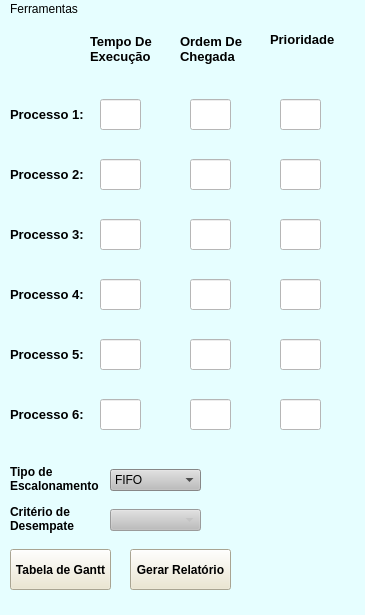
<?xml version="1.0" encoding="UTF-8"?>
<ui version="4.0">
 <class>Processos4</class>
 <widget class="QMainWindow" name="Processos4">
  <property name="geometry">
   <rect>
    <x>0</x>
    <y>0</y>
    <width>365</width>
    <height>615</height>
   </rect>
  </property>
  <property name="minimumSize">
   <size>
    <width>365</width>
    <height>615</height>
   </size>
  </property>
  <property name="maximumSize">
   <size>
    <width>365</width>
    <height>615</height>
   </size>
  </property>
  <property name="windowTitle">
   <string>Calculo de Processos</string>
  </property>
  <property name="windowIcon">
   <iconset>
    <normaloff>PipesTransparent.png</normaloff>PipesTransparent.png</iconset>
  </property>
  <property name="styleSheet">
   <string notr="true">background-color: rgb(230, 254, 255);
gridline-color: rgb(255, 255, 255);
selection-background-color: rgb(193, 255, 179);
selection-color: rgb(0, 0, 0);
border-bottom-color: rgb(255, 255, 255);</string>
  </property>
  <widget class="QWidget" name="centralwidget">
   <widget class="QLabel" name="P1">
    <property name="geometry">
     <rect>
      <x>10</x>
      <y>80</y>
      <width>91</width>
      <height>31</height>
     </rect>
    </property>
    <property name="font">
     <font>
      <pointsize>10</pointsize>
      <weight>75</weight>
      <bold>true</bold>
     </font>
    </property>
    <property name="text">
     <string>Processo 1:</string>
    </property>
   </widget>
   <widget class="QLineEdit" name="TempoExecucao_1">
    <property name="geometry">
     <rect>
      <x>100</x>
      <y>80</y>
      <width>41</width>
      <height>31</height>
     </rect>
    </property>
    <property name="styleSheet">
     <string notr="true">background-color: rgb(255, 255, 255);</string>
    </property>
   </widget>
   <widget class="QLineEdit" name="OrdemChegada_1">
    <property name="geometry">
     <rect>
      <x>190</x>
      <y>80</y>
      <width>41</width>
      <height>31</height>
     </rect>
    </property>
    <property name="styleSheet">
     <string notr="true">background-color: rgb(255, 255, 255);</string>
    </property>
   </widget>
   <widget class="QLineEdit" name="Prioridade_1">
    <property name="geometry">
     <rect>
      <x>280</x>
      <y>80</y>
      <width>41</width>
      <height>31</height>
     </rect>
    </property>
    <property name="styleSheet">
     <string notr="true">background-color: rgb(255, 255, 255);</string>
    </property>
   </widget>
   <widget class="QLabel" name="label_2">
    <property name="geometry">
     <rect>
      <x>90</x>
      <y>10</y>
      <width>71</width>
      <height>41</height>
     </rect>
    </property>
    <property name="font">
     <font>
      <pointsize>10</pointsize>
      <weight>75</weight>
      <bold>true</bold>
     </font>
    </property>
    <property name="text">
     <string>&lt;html&gt;&lt;head/&gt;&lt;body&gt;&lt;p&gt;Tempo De&lt;br/&gt;Execução&lt;/p&gt;&lt;/body&gt;&lt;/html&gt;</string>
    </property>
   </widget>
   <widget class="QLabel" name="label_4">
    <property name="geometry">
     <rect>
      <x>180</x>
      <y>10</y>
      <width>71</width>
      <height>41</height>
     </rect>
    </property>
    <property name="font">
     <font>
      <pointsize>10</pointsize>
      <weight>75</weight>
      <bold>true</bold>
     </font>
    </property>
    <property name="text">
     <string>&lt;html&gt;&lt;head/&gt;&lt;body&gt;&lt;p&gt;Ordem De &lt;br/&gt;Chegada&lt;/p&gt;&lt;/body&gt;&lt;/html&gt;</string>
    </property>
   </widget>
   <widget class="QLabel" name="label_6">
    <property name="geometry">
     <rect>
      <x>270</x>
      <y>0</y>
      <width>71</width>
      <height>41</height>
     </rect>
    </property>
    <property name="font">
     <font>
      <pointsize>10</pointsize>
      <weight>75</weight>
      <bold>true</bold>
     </font>
    </property>
    <property name="text">
     <string>Prioridade</string>
    </property>
   </widget>
   <widget class="QComboBox" name="TipoEscala">
    <property name="geometry">
     <rect>
      <x>110</x>
      <y>450</y>
      <width>91</width>
      <height>22</height>
     </rect>
    </property>
    <property name="styleSheet">
     <string notr="true">background-color: rgb(189, 189, 189);</string>
    </property>
    <item>
     <property name="text">
      <string>FIFO</string>
     </property>
    </item>
    <item>
     <property name="text">
      <string>SJF</string>
     </property>
    </item>
    <item>
     <property name="text">
      <string>Por Prioridade</string>
     </property>
    </item>
   </widget>
   <widget class="QPushButton" name="GerarTabela">
    <property name="geometry">
     <rect>
      <x>10</x>
      <y>530</y>
      <width>101</width>
      <height>41</height>
     </rect>
    </property>
    <property name="font">
     <font>
      <weight>75</weight>
      <bold>true</bold>
     </font>
    </property>
    <property name="styleSheet">
     <string notr="true">background-color: rgb(236, 230, 204);</string>
    </property>
    <property name="text">
     <string>Tabela de Gantt</string>
    </property>
   </widget>
   <widget class="QPushButton" name="GerarRelatorio">
    <property name="geometry">
     <rect>
      <x>130</x>
      <y>530</y>
      <width>101</width>
      <height>41</height>
     </rect>
    </property>
    <property name="font">
     <font>
      <weight>75</weight>
      <bold>true</bold>
     </font>
    </property>
    <property name="styleSheet">
     <string notr="true">background-color: rgb(236, 230, 204);</string>
    </property>
    <property name="text">
     <string>Gerar Relatório</string>
    </property>
   </widget>
   <widget class="QLabel" name="P2">
    <property name="geometry">
     <rect>
      <x>10</x>
      <y>140</y>
      <width>91</width>
      <height>31</height>
     </rect>
    </property>
    <property name="font">
     <font>
      <pointsize>10</pointsize>
      <weight>75</weight>
      <bold>true</bold>
     </font>
    </property>
    <property name="text">
     <string>Processo 2:</string>
    </property>
   </widget>
   <widget class="QLineEdit" name="TempoExecucao_2">
    <property name="geometry">
     <rect>
      <x>100</x>
      <y>140</y>
      <width>41</width>
      <height>31</height>
     </rect>
    </property>
    <property name="styleSheet">
     <string notr="true">background-color: rgb(255, 255, 255);</string>
    </property>
   </widget>
   <widget class="QLineEdit" name="Prioridade_2">
    <property name="geometry">
     <rect>
      <x>280</x>
      <y>140</y>
      <width>41</width>
      <height>31</height>
     </rect>
    </property>
    <property name="styleSheet">
     <string notr="true">background-color: rgb(255, 255, 255);</string>
    </property>
   </widget>
   <widget class="QLineEdit" name="OrdemChegada_2">
    <property name="geometry">
     <rect>
      <x>190</x>
      <y>140</y>
      <width>41</width>
      <height>31</height>
     </rect>
    </property>
    <property name="styleSheet">
     <string notr="true">background-color: rgb(255, 255, 255);</string>
    </property>
   </widget>
   <widget class="QLabel" name="P3">
    <property name="geometry">
     <rect>
      <x>10</x>
      <y>200</y>
      <width>91</width>
      <height>31</height>
     </rect>
    </property>
    <property name="font">
     <font>
      <pointsize>10</pointsize>
      <weight>75</weight>
      <bold>true</bold>
     </font>
    </property>
    <property name="text">
     <string>Processo 3:</string>
    </property>
   </widget>
   <widget class="QLineEdit" name="TempoExecucao_3">
    <property name="geometry">
     <rect>
      <x>100</x>
      <y>200</y>
      <width>41</width>
      <height>31</height>
     </rect>
    </property>
    <property name="styleSheet">
     <string notr="true">background-color: rgb(255, 255, 255);</string>
    </property>
   </widget>
   <widget class="QLineEdit" name="Prioridade_3">
    <property name="geometry">
     <rect>
      <x>280</x>
      <y>200</y>
      <width>41</width>
      <height>31</height>
     </rect>
    </property>
    <property name="styleSheet">
     <string notr="true">background-color: rgb(255, 255, 255);</string>
    </property>
   </widget>
   <widget class="QLineEdit" name="OrdemChegada_3">
    <property name="geometry">
     <rect>
      <x>190</x>
      <y>200</y>
      <width>41</width>
      <height>31</height>
     </rect>
    </property>
    <property name="styleSheet">
     <string notr="true">background-color: rgb(255, 255, 255);</string>
    </property>
   </widget>
   <widget class="QLabel" name="P4">
    <property name="geometry">
     <rect>
      <x>10</x>
      <y>260</y>
      <width>91</width>
      <height>31</height>
     </rect>
    </property>
    <property name="font">
     <font>
      <pointsize>10</pointsize>
      <weight>75</weight>
      <bold>true</bold>
     </font>
    </property>
    <property name="text">
     <string>Processo 4:</string>
    </property>
   </widget>
   <widget class="QLineEdit" name="TempoExecucao_4">
    <property name="geometry">
     <rect>
      <x>100</x>
      <y>260</y>
      <width>41</width>
      <height>31</height>
     </rect>
    </property>
    <property name="styleSheet">
     <string notr="true">background-color: rgb(255, 255, 255);</string>
    </property>
   </widget>
   <widget class="QLineEdit" name="Prioridade_4">
    <property name="geometry">
     <rect>
      <x>280</x>
      <y>260</y>
      <width>41</width>
      <height>31</height>
     </rect>
    </property>
    <property name="styleSheet">
     <string notr="true">background-color: rgb(255, 255, 255);</string>
    </property>
   </widget>
   <widget class="QLineEdit" name="OrdemChegada_4">
    <property name="geometry">
     <rect>
      <x>190</x>
      <y>260</y>
      <width>41</width>
      <height>31</height>
     </rect>
    </property>
    <property name="styleSheet">
     <string notr="true">background-color: rgb(255, 255, 255);</string>
    </property>
   </widget>
   <widget class="QLabel" name="label">
    <property name="geometry">
     <rect>
      <x>10</x>
      <y>440</y>
      <width>91</width>
      <height>41</height>
     </rect>
    </property>
    <property name="font">
     <font>
      <weight>75</weight>
      <bold>true</bold>
     </font>
    </property>
    <property name="text">
     <string>&lt;html&gt;&lt;head/&gt;&lt;body&gt;&lt;p&gt;      Tipo de &lt;br/&gt;Escalonamento&lt;/p&gt;&lt;/body&gt;&lt;/html&gt;</string>
    </property>
   </widget>
   <widget class="QLabel" name="label_3">
    <property name="geometry">
     <rect>
      <x>10</x>
      <y>480</y>
      <width>91</width>
      <height>41</height>
     </rect>
    </property>
    <property name="font">
     <font>
      <weight>75</weight>
      <bold>true</bold>
     </font>
    </property>
    <property name="text">
     <string>&lt;html&gt;&lt;head/&gt;&lt;body&gt;&lt;p&gt;Critério de&lt;br/&gt;Desempate&lt;/p&gt;&lt;/body&gt;&lt;/html&gt;</string>
    </property>
   </widget>
   <widget class="QComboBox" name="TipoDesempate">
    <property name="enabled">
     <bool>false</bool>
    </property>
    <property name="geometry">
     <rect>
      <x>110</x>
      <y>490</y>
      <width>91</width>
      <height>22</height>
     </rect>
    </property>
    <property name="styleSheet">
     <string notr="true">background-color: rgb(189, 189, 189);</string>
    </property>
   </widget>
   <widget class="QLineEdit" name="TempoExecucao_5">
    <property name="geometry">
     <rect>
      <x>100</x>
      <y>320</y>
      <width>41</width>
      <height>31</height>
     </rect>
    </property>
    <property name="styleSheet">
     <string notr="true">background-color: rgb(255, 255, 255);</string>
    </property>
   </widget>
   <widget class="QLineEdit" name="OrdemChegada_5">
    <property name="geometry">
     <rect>
      <x>190</x>
      <y>320</y>
      <width>41</width>
      <height>31</height>
     </rect>
    </property>
    <property name="styleSheet">
     <string notr="true">background-color: rgb(255, 255, 255);</string>
    </property>
   </widget>
   <widget class="QLineEdit" name="Prioridade_5">
    <property name="geometry">
     <rect>
      <x>280</x>
      <y>320</y>
      <width>41</width>
      <height>31</height>
     </rect>
    </property>
    <property name="styleSheet">
     <string notr="true">background-color: rgb(255, 255, 255);</string>
    </property>
   </widget>
   <widget class="QLabel" name="P5">
    <property name="geometry">
     <rect>
      <x>10</x>
      <y>320</y>
      <width>81</width>
      <height>31</height>
     </rect>
    </property>
    <property name="font">
     <font>
      <pointsize>10</pointsize>
      <weight>75</weight>
      <bold>true</bold>
     </font>
    </property>
    <property name="text">
     <string>Processo 5:</string>
    </property>
   </widget>
   <widget class="QLineEdit" name="TempoExecucao_6">
    <property name="geometry">
     <rect>
      <x>100</x>
      <y>380</y>
      <width>41</width>
      <height>31</height>
     </rect>
    </property>
    <property name="styleSheet">
     <string notr="true">background-color: rgb(255, 255, 255);</string>
    </property>
   </widget>
   <widget class="QLineEdit" name="OrdemChegada_6">
    <property name="geometry">
     <rect>
      <x>190</x>
      <y>380</y>
      <width>41</width>
      <height>31</height>
     </rect>
    </property>
    <property name="styleSheet">
     <string notr="true">background-color: rgb(255, 255, 255);</string>
    </property>
   </widget>
   <widget class="QLineEdit" name="Prioridade_6">
    <property name="geometry">
     <rect>
      <x>280</x>
      <y>380</y>
      <width>41</width>
      <height>31</height>
     </rect>
    </property>
    <property name="styleSheet">
     <string notr="true">background-color: rgb(255, 255, 255);</string>
    </property>
   </widget>
   <widget class="QLabel" name="P6">
    <property name="geometry">
     <rect>
      <x>10</x>
      <y>380</y>
      <width>81</width>
      <height>31</height>
     </rect>
    </property>
    <property name="font">
     <font>
      <pointsize>10</pointsize>
      <weight>75</weight>
      <bold>true</bold>
     </font>
    </property>
    <property name="text">
     <string>Processo 6:</string>
    </property>
   </widget>
  </widget>
  <widget class="QMenuBar" name="menubar">
   <property name="geometry">
    <rect>
     <x>0</x>
     <y>0</y>
     <width>365</width>
     <height>21</height>
    </rect>
   </property>
   <widget class="QMenu" name="menuFerramentas">
    <property name="title">
     <string>Ferramentas</string>
    </property>
    <addaction name="SalvarSQL"/>
    <addaction name="GerarRandom"/>
    <addaction name="LimparCampos"/>
   </widget>
   <addaction name="menuFerramentas"/>
  </widget>
  <widget class="QStatusBar" name="statusbar"/>
  <action name="SalvarSQL">
   <property name="text">
    <string>Salvar no SQL</string>
   </property>
  </action>
  <action name="actionAbrir_PDF">
   <property name="text">
    <string>Abrir PDF</string>
   </property>
  </action>
  <action name="GerarRandom">
   <property name="text">
    <string>Gerar Numeros Aleatórios</string>
   </property>
  </action>
  <action name="LimparCampos">
   <property name="text">
    <string>Limpar Campos</string>
   </property>
  </action>
 </widget>
 <resources/>
 <connections/>
</ui>
